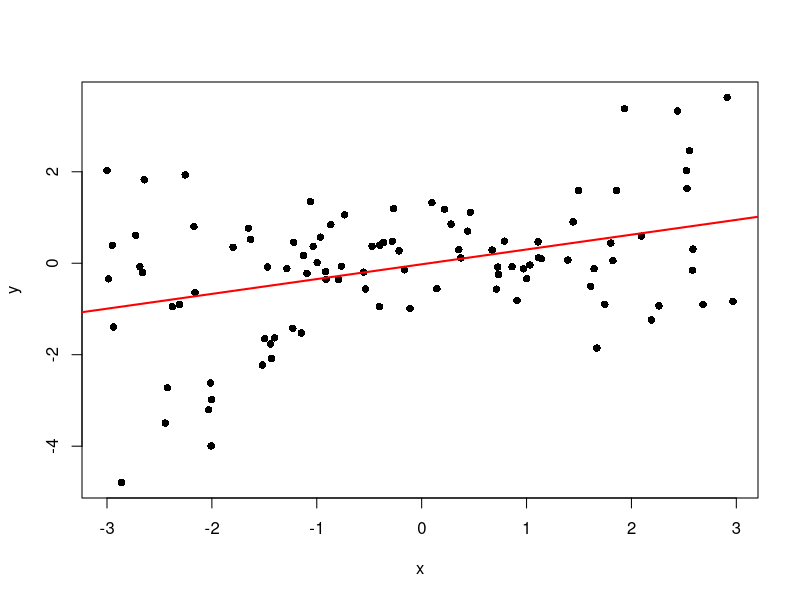
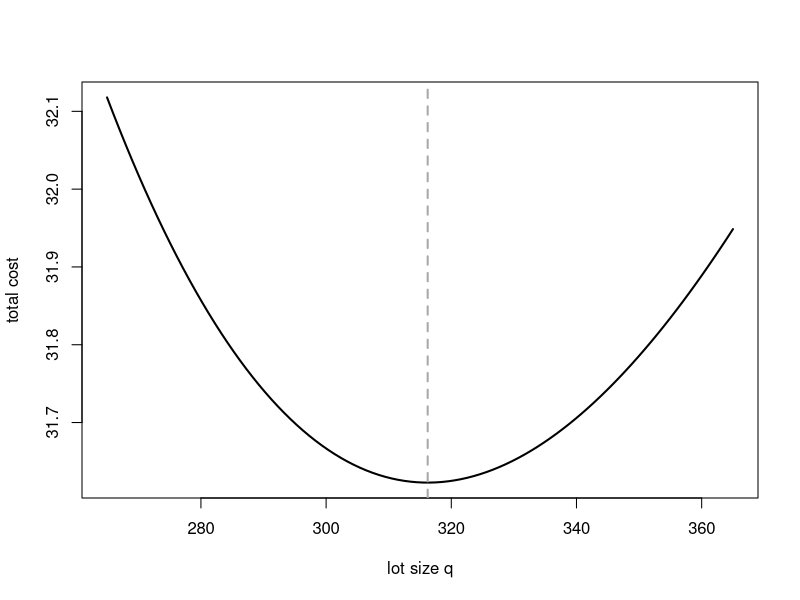
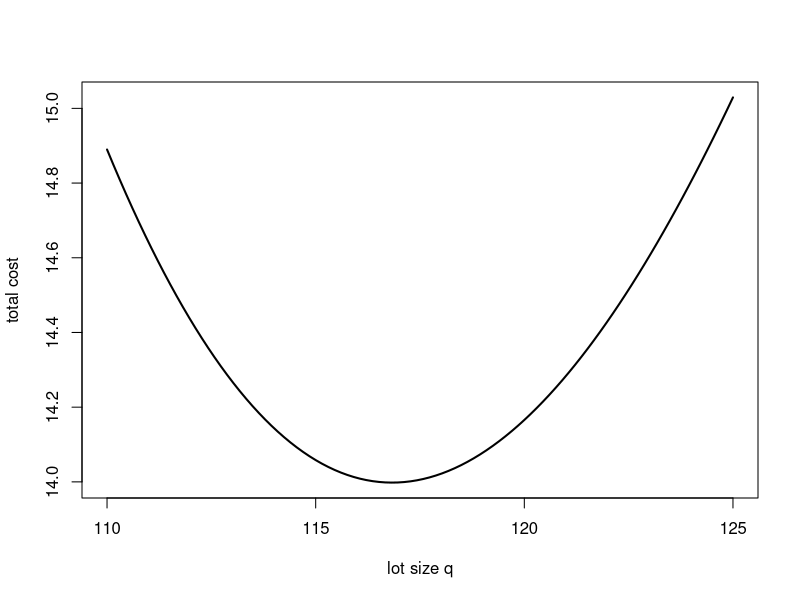
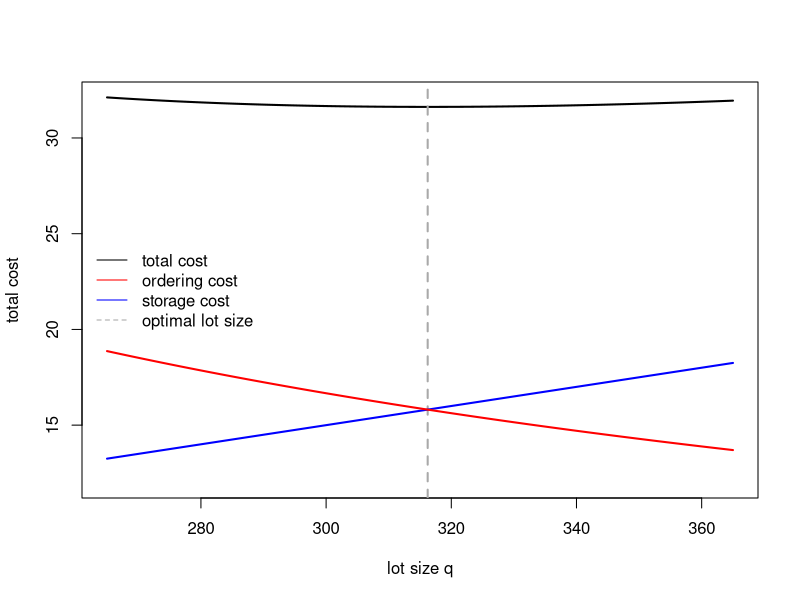
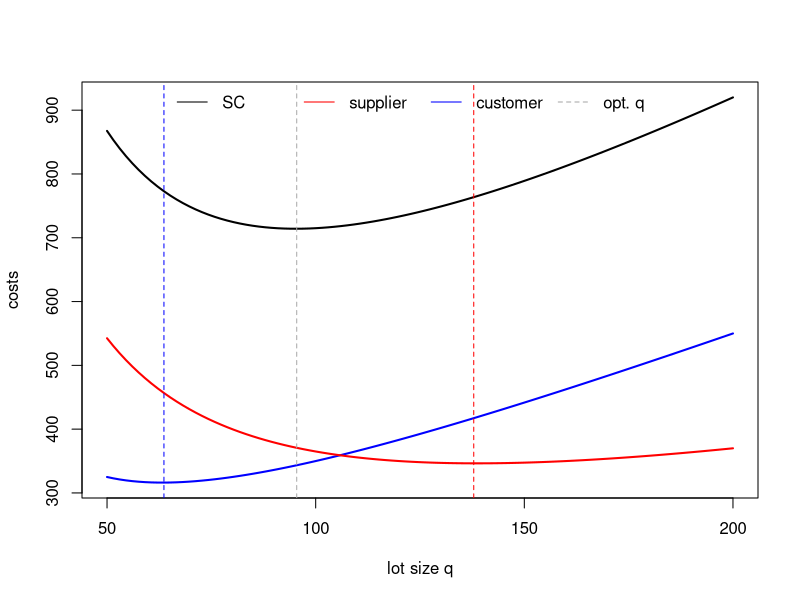
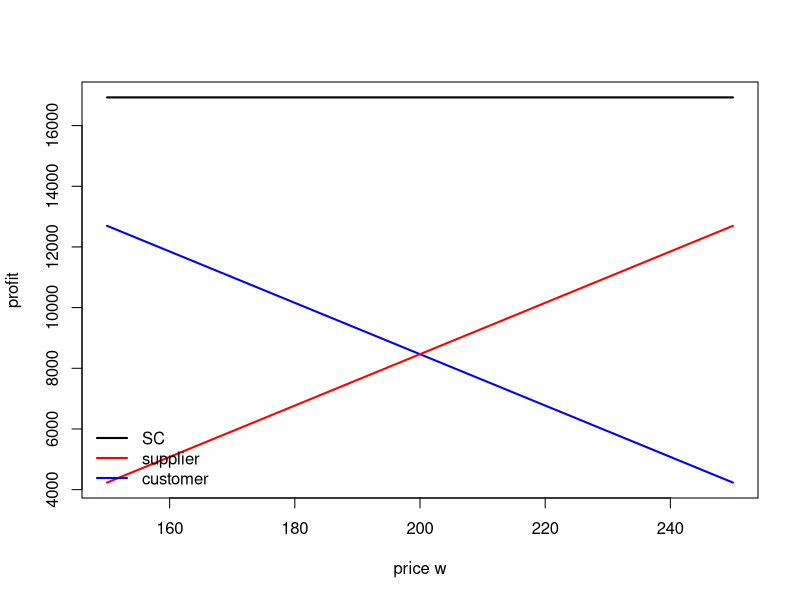

Here is the R script that generated these plots, in order:
## ---- chunk 1
3^2     #1
sqrt(9) #2
9^.5
pi^2    #3
(abs(3^2-4^2))^.5 #4
log(exp(4), base = exp(1)) #5
log(exp(4))
log(100, base = 10) #6
log10(100) 
factorial(8) #7
exp(factorial(3)) #8
## ---- chunk 2
cost_eoq_fun <- function(q, d, co, cl) {
  # returns total cost per period
  # d...demand
  # q...lot size
  # co...ordering cost
  # cl...stock holding cost
  ((1/2)*cl*q)+((d/q)*co)
}

# test cost function
cost_eoq_fun(d=100, q=20, cl = .1, co = 50)

eoq_fun <- function(co, d, cl) {
  # return optimal lot size
  # d...demand
  # co...ordering cost
  # cl...stock holding cost
  sqrt((2*co*d)/cl)
}
# optimal lot size
q.star <-  eoq_fun(d = 100, cl = .1, co = 50)
# optimal cost
cost_eoq_fun(d=100, q=q.star, cl = .1, co = 50)
## ---- chunk 3
weuc_d2_func <- function(x,y,w) {
  # calculates weighted Euclidean distance between x and y
  # y,x...vectors
  # w.. weight vector
  sqrt(sum(w*(x-y)^2))
}
# test distacne function
weuc_d2_func(x = c(1,2,3), y= c(3,2,1), w=c(1,1,1) )
# result should be sqrt(8)
## ---- chunk 4
geom_pois_dens_fun <- function(n, lambda, theta){
  # calculates density value of geometric Poisson distribution
  # n...integer, demand/successes, theta,lambda..parameters
  k.vec <- 1:n
  sum(exp(-lambda)*lambda^k.vec/factorial(k.vec)*(1-theta)^(n-k.vec)*choose(n-1, k.vec-1))
}
# test function
geom_pois_dens_fun(n=3, lambda=.5, theta = 2)

## ---- chunk 5
x <- 1:5
y <- 10:6
as.matrix(x) %*% t(as.matrix(y))
## ---- chunk 6
trace_func <- function(z){
  # calculates trace of z
  # z...matrix
  sum(diag(z))
} 
A <- matrix(rnorm(9) , ncol=3)
trace_func(A)
## ---- chunk 7
fib_num_fun <- function(n){
  # calculate nth Fibonacci number
  # n...number
  k.vec <- 0:floor((n-1)/2)
  sum(choose(n-k.vec-1, k.vec))
}
# vectorize fib_num_fun such that it accepts input vectors
vfib_num_fun <- Vectorize(fib_num_fun)
# doesn't work
fib_num_fun(1:100)
# works
vfib_num_fun(1:100)
## ---- chunk 8
pas <- outer(1:50, 1:50, choose)
## ---- chunk 9
# create 3x3 matrix 
A <- matrix(sample(1:10 , 9), ncol=3)
# diagonals to 1
diag(A) <- 1
# checks matrix elementwise
A == t(1/A) # -> problem double counting of elements
# Alternative: compare just elements of triangle sub-matrices
A[lower.tri(A)] == 1/A[upper.tri(A)]
## ---- chunk 10
# convert A (chunk before) into a consistent matrix
A[lower.tri(A)] <- 1/A[upper.tri(A)]
# step (a) of synthesis
dev <- colSums(A) # calculate colSums
A.prime <- t(t(A) / dev) # Alternative a: using that R divides columnwise
A.prime <- A %*% diag(1 / dev) # Alternative b: use matrix calculation
# step (b) of synthesis
rowMeans(A.prime)
## ---- chunk 11
x <- sample(x = 1:100, size = 100)
l1 <- as.list(x)
l1.odd <- l1[1:100 %% 2 == 1]
## ---- chunk 12
z <- matrix(sample(x = 1:1000, size = 100), nrow=1)
z <- as.data.frame(z)
z.sub <- z[, col(z) %% 3 == 0]
## ---- chunk 13
A <- matrix(sample(x = 1:100, 36), ncol = 6)
which(A <= 50)
## ---- chunk 14
ma_fun <- function(x, n){
  # calculates moving average
  # x...vector to be averaged, n...time window width
  cx <- c(0,cumsum(x))
  (cx[(n+1):length(cx)] - cx[1:(length(cx) - n)]) / n
}
# test function
ma_fun(x = 1:10 , n=4)
## ---- chunk 15
n <- 100                                # number of points to plot
x <- runif(n, min=-3, max=3)            # 100 x coordinates
y <- sin(3 * x^2 - 4) * x + 0.5 * x + rnorm(n, mean = 0, sd = sqrt(.5)) 
plot(x[order(x)], y[order(x)], xlab ="x", ylab = "y", pch = 16)
lin.reg <- lm(y~x)                      # fit a linear regression model
abline(lin.reg, col = "red", lwd =2)    # ... and plot the regression line
## ---- chunk 16
q.vec <- seq(265, 365, length.out = 100)
y.vec <- cost_eoq_fun(q = q.vec , d = 100, cl = .1, co = 50)
plot(q.vec, y.vec, xlab ="lot size q", ylab = "total cost", type = "l", lwd =2)
abline(v = eoq_fun(d = 100, cl = .1, co = 50), col="darkgrey", lwd=2, lty=2)
## ---- chunk 17
newsven_obj_fun <- function(x, cu, co, mu, sigma){
      q.prime <- (x-mu)/sigma
	     (cu + co) * sigma * (dnorm(q.prime) + q.prime * pnorm(q.prime)) - cu * sigma * q.prime
}
q.vec <- seq(110, 125, length.out = 100)
cost.vec <- newsven_obj_fun(x = q.vec , mu = 100, cu = 2, co = 0.5, sigma = 20)
plot(q.vec, cost.vec, xlab ="lot size q", ylab = "total cost", type = "l", lwd = 2)

## ---- chunk 18
q.vec <- seq(265, 365, length.out = 100)
y.vec <- cost_eoq_fun(q = q.vec , d = 100, cl = .1, co = 50)
plot(q.vec, y.vec, xlab ="lot size q", ylab = "total cost", type = "l", lwd =2, ylim=c(12,max(y.vec)))
abline(v = eoq_fun(d = 100, cl = .1, co = 50), col="darkgrey", lwd=2, lty=2)
lines(x=q.vec, y=(1/2)*.1*q.vec, lwd=2, col="blue")
lines(x=q.vec, y=(100/q.vec)*50, lwd=2, col="red")
legend("left", lty = c(1,1,1,2), col = c("black","red","blue","darkgrey"), legend = c("total cost", "ordering cost", "storage cost", "optimal lot size"), bty="n" )
## ---- chunk 19
jel_func <- function(q, c.supp.set, c.supp.sh, c.cust.set, c.cust.sh, lambda, mu){
  # costs in joint economic lot sizing model
  if(lambda > mu) stop("infeasible (lambda > mu)") # check feasibility
  c.cust <- lambda/q * c.cust.set  + c.cust.sh *  q/2 
  c.supp <-  lambda/q * c.supp.set  + c.supp.sh * q/2 * lambda/mu
  c.sc <- c.supp + c.cust
  return(data.frame(cost.customer = c.cust, cost.supplier = c.supp, cost.sc = c.sc))
}

q.vec <- seq(50, 200, length.out = 100)
y.df <- jel_func(q = q.vec, c.supp.set = 240, c.supp.sh = 4, c.cust.set = 100, c.cust.sh = 5, lambda = 100, mu = 160)

plot(q.vec, y.df$cost.sc, xlab ="lot size q", ylab = "costs", type = "l", lwd = 2, ylim=range(y.df))
lines(x = q.vec, y = y.df$cost.customer, lwd = 2, col = "blue")
lines(x = q.vec, y = y.df$cost.supplier, lwd = 2, col = "red")
abline(v = q.vec[which.min(y.df$cost.customer)], col = "blue", lwd = 1, lty = 2)
abline(v = q.vec[which.min(y.df$cost.supplier)], col = "red", lwd = 1, lty = 2)
abline(v = q.vec[which.min(y.df$cost.sc)], col = "darkgrey", lwd = 1, lty = 2)
legend("top", lty = c(1,1,1,2), col = c("black","red","blue","darkgrey"), legend = c("SC", "supplier", "customer", "opt. q"), bty="n" , horiz = T)
## ---- chunk 20
buy_back_func <- function(w, r, c, v, mu, sigma){
  # costs & buy-back price in buy-back model
  crit.rat.sc <- (r-c)/(r-v) # critical ratio SC
  z.sc <- qnorm(crit.rat.sc)
  b <- -(c-v)/(r-c)*r + (r-v)/(r-c)*w
  profit.cust <- (r-w)*mu - (r-b)*dnorm(z.sc)* sigma
  profit.supp <- (w-c)*mu - (b-v)*dnorm(z.sc)* sigma
  return(data.frame(buy.back.price = b, profit.supplier = profit.supp, profit.cust = profit.cust, profit.sc = profit.cust+profit.supp ))
}

w.vec <- seq(150, 250, length.out = 100)
y.df <- buy_back_func(w = w.vec, c = 100, r = 300, v = 10, mu = 100, sigma = 30)

plot(w.vec, y.df$profit.sc, xlab ="price w", ylab = "profit", type = "l", lwd = 2, ylim=range(c(y.df$profit.supplier,y.df$profit.cust,y.df$profit.sc)))
lines(x = w.vec, y = y.df$profit.cust, lwd = 2, col = "blue")
lines(x = w.vec, y = y.df$profit.supplier, lwd = 2, col = "red")
legend("bottomleft", col = c("black","red","blue"), lwd=2, legend = c("SC", "supplier", "customer"), bty="n")
